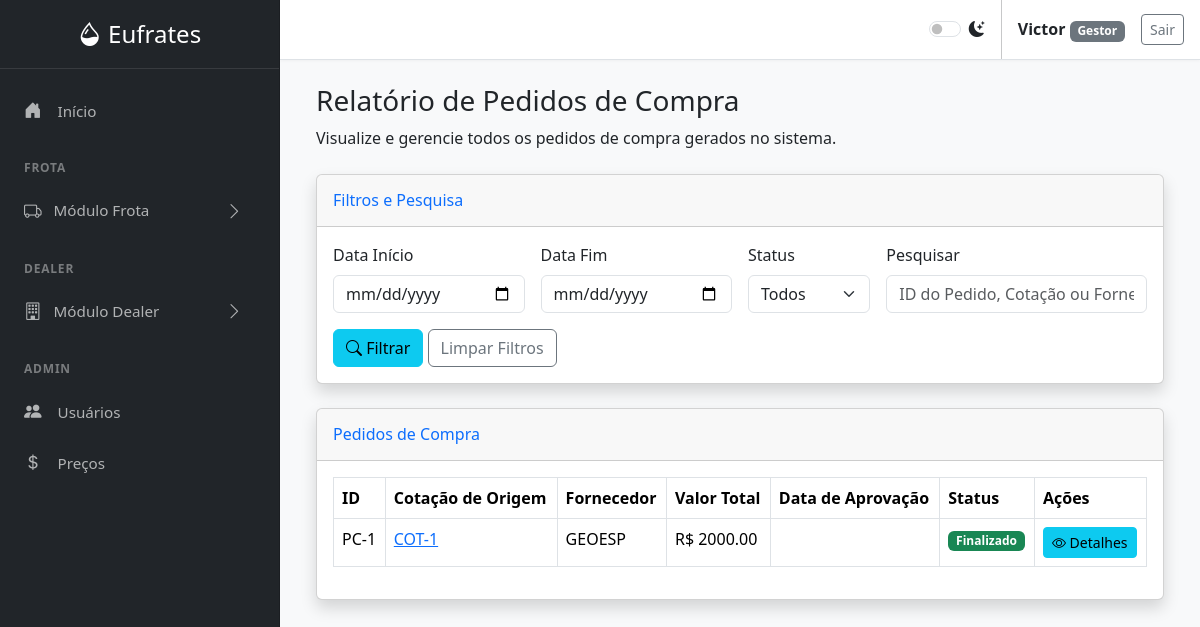
The page /dealers/pedidos-relatorio (signed in) on the database its author committed.
### tables this page shows
CREATE TABLE users (
        id INTEGER PRIMARY KEY AUTOINCREMENT,
        username TEXT NOT NULL UNIQUE,
        password_hash TEXT NOT NULL,
        role TEXT NOT NULL CHECK(role IN ('Gestor', 'Comprador', 'Padrão'))
    );

CREATE TABLE pedidos_compra (
                id INTEGER PRIMARY KEY, cotacao_id INTEGER, user_id INTEGER, fornecedor_id INTEGER,
                valor_total REAL, data_abertura TEXT, status TEXT, data_finalizacao TEXT,
                nf_e_chave TEXT, nfs_pdf_path TEXT, data_registro TEXT
            , orcamento_id INTEGER DEFAULT 0, aprovado_por_id INTEGER DEFAULT 0);

CREATE TABLE fornecedores (
        id INTEGER PRIMARY KEY AUTOINCREMENT,
        cnpj TEXT NOT NULL UNIQUE,
        nome TEXT NOT NULL,
        ie TEXT,
        endereco TEXT,
        tipo TEXT,
        contato TEXT,
        data_registro TEXT DEFAULT CURRENT_TIMESTAMP
    );

### dealer.py (the view)
@dealer_bp.route('/pedidos-relatorio', methods=['GET'])
@login_required
def pedidos_relatorio():
    filtros = {
        'data_inicio': request.args.get('data_inicio', ''),
        'data_fim': request.args.get('data_fim', ''),
        'status': request.args.get('status', ''),
        'pesquisa': request.args.get('pesquisa', '')
    }
    pedidos_list = obter_pedidos_compra_com_filtros(**filtros)
    if request.args.get('imprimir'):
        return render_template('relatorio_pedidos_impressao.html', pedidos=pedidos_list, filtros=filtros, data_emissao=datetime.now().strftime('%d/%m/%Y %H:%M'))
    return render_template('pedidos_relatorio.html', active_page='pedidos_relatorio', pedidos=pedidos_list, filtros=filtros)

### database.py (called while the page is built)
def get_db_connection():
    conn = sqlite3.connect('abastecimentos.db')
    conn.row_factory = sqlite3.Row
    return conn

def get_user_by_id(user_id):
    conn = get_db_connection()
    user = conn.execute('SELECT * FROM users WHERE id = ?', (user_id,)).fetchone()
    conn.close()
    return user

### utils.py (called while the page is built)
def inject_now():
    return {'now': datetime.now(), 'g': g}

def load_logged_in_user():
    user_id = session.get('user_id')
    g.user = get_user_by_id(user_id) if user_id else None

def login_required(view):
    @wraps(view)
    def wrapped_view(*args, **kwargs):
        if g.user is None:
            flash('Você precisa estar logado para acessar esta página.', 'warning')
            return redirect(url_for('auth.login'))
        return view(*args, **kwargs)
    return wrapped_view

### templates/pedidos_relatorio.html (shortened to what this page needs)
{% extends "base.html" %}
{% block content %}
<div class="container-fluid">
    <h1 class="h3 mb-2 text-gray-800">Relatório de Pedidos de Compra</h1>
    <p class="mb-4">Visualize e gerencie todos os pedidos de compra gerados no sistema.</p>
    <div class="card shadow mb-4">
        <div class="card-header py-3">
            <h6 class="m-0 font-weight-bold text-primary">Filtros e Pesquisa</h6>
        </div>
        <div class="card-body">
            <form method="GET" action="{{ url_for('dealer.pedidos_relatorio') }}">
                <div class="row g-3">
                    <div class="col-md-3">
                        <label for="data_inicio" class="form-label">Data Início</label>
                        <input type="date" class="form-control" id="data_inicio" name="data_inicio" value="{{ filtros.data_inicio }}">
                    </div>
                    <div class="col-md-3">
                        <label for="data_fim" class="form-label">Data Fim</label>
                        <input type="date" class="form-control" id="data_fim" name="data_fim" value="{{ filtros.data_fim }}">
                    </div>
                    <div class="col-md-2">
                        <label for="status" class="form-label">Status</label>
                        <select class="form-select" id="status" name="status">
                            <option value="">Todos</option>
                        </select>
                    </div>
                    <div class="col-md-4">
                        <label for="pesquisa" class="form-label">Pesquisar</label>
                        <input type="text" class="form-control" id="pesquisa" name="pesquisa" placeholder="ID do Pedido, Cotação ou Fornecedor..." value="{{ filtros.pesquisa }}">
                    </div>
                </div>
                <div class="row mt-3">
                    <div class="col-12">
                        <button type="submit" class="btn btn-info"><i class="bi bi-search"></i> Filtrar</button>
                        <a href="{{ url_for('dealer.pedidos_relatorio') }}" class="btn btn-outline-secondary">Limpar Filtros</a>
                    </div>
                </div>
            </form>
        </div>
    </div>
    <div class="card shadow mb-4">
        <div class="card-header py-3">
            <h6 class="m-0 font-weight-bold text-primary">Pedidos de Compra</h6>
        </div>
        <div class="card-body">
            <div class="table-responsive">
                <table class="table table-bordered" id="dataTable" width="100%" cellspacing="0">
                    <thead>
                        <tr>
                            <th>ID</th>
                            <th>Cotação de Origem</th>
                            <th>Fornecedor</th>
                            <th>Valor Total</th>
                            <th>Data de Aprovação</th>
                            <th>Status</th>
                            <th>Ações</th>
                        </tr>
                    </thead>
                    <tbody>
                        {% if pedidos %}
                            {% for pedido in pedidos %}
                            <tr>
                                <td>PC-{{ pedido.id }}</td>
                                <td><a href="{{ url_for('dealer.cotacao_detalhe', cotacao_id=pedido.cotacao_id) }}">COT-{{ pedido.cotacao_id }}</a></td>
                                <td>{{ pedido.fornecedor_nome }}</td>
                                <td>R$ {{ "%.2f"|format(pedido.valor_total|float) }}</td>
                                <td>{{ pedido.data_aprovacao }}</td>
                                <td>
                                    <span class="badge {% if pedido.status == 'Aberto' %}bg-warning text-dark{% elif pedido.status == 'Finalizado' %}bg-success{% else %}bg-secondary{% endif %}">
                                        {{ pedido.status }}
                                    </span>
                                </td>
                                <td>
                                    <a href="{{ url_for('dealer.pedido_detalhe', pedido_id=pedido.id) }}" class="btn btn-info btn-sm">
                                        <i class="bi bi-eye"></i> Detalhes
                                    </a>
                                </td>
                            </tr>
                            {% endfor %}
                        {% else %}
                            <tr>
                                <td colspan="7" class="text-center">Nenhum pedido de compra encontrado. Aprove um orçamento para gerar um novo pedido.</td>
                            </tr>
                        {% endif %}
                    </tbody>
                </table>
            </div>
        </div>
    </div>
</div>
{% endblock %}

### templates/base.html (shortened to what this page needs)
<!DOCTYPE html>
<html lang="pt-BR" data-bs-theme="light">
<head>
    <link href="https://cdn.jsdelivr.net/npm/bootstrap@5.3.3/dist/css/bootstrap.min.css" rel="stylesheet">
    <link rel="stylesheet" href="https://cdn.jsdelivr.net/npm/bootstrap-icons@1.11.3/font/bootstrap-icons.min.css">
</head>
<body>
    <div class="sidebar text-white">
        <div class="sidebar-header text-center">
            <a href="{{ url_for('frota.index') }}" class="fs-4 text-white text-decoration-none">
                <i class="bi bi-droplet-half"></i> Eufrates
            </a>
        </div>
        <ul class="nav flex-column flex-grow-1 mt-3">
            <li class="nav-item">
                <a class="nav-link {% if active_page == 'index' %}active{% endif %}" href="{{ url_for('frota.index') }}">
                    <i class="bi bi-house-door-fill"></i> Início
                </a>
            </li>
            <div class="sidebar-heading">Frota</div>
            <li class="nav-item">
                <a class="nav-link d-flex align-items-center" data-bs-toggle="collapse" href="#frotaSubmenu" role="button" aria-expanded="false" aria-controls="frotaSubmenu">
                    <i class="bi bi-truck"></i> Módulo Frota <i class="bi bi-chevron-right arrow"></i>
                </a>
            </li>
            <div class="sidebar-heading">Dealer</div>
            <li class="nav-item">
                <a class="nav-link d-flex align-items-center" data-bs-toggle="collapse" href="#dealerSubmenu" role="button" aria-expanded="false" aria-controls="dealerSubmenu">
                    <i class="bi bi-building"></i> Módulo Dealer <i class="bi bi-chevron-right arrow"></i>
                </a>
            </li>
            {% if g.user and g.user.role in ['Administrador', 'Gestor'] %}
            <div class="sidebar-heading">Admin</div>
            <li class="nav-item">
                <a class="nav-link {% if active_page == 'user_management' %}active{% endif %}" href="{{ url_for('auth.user_management') }}">
                    <i class="bi bi-people-fill"></i> Usuários
                </a>
            </li>
            <li class="nav-item">
                <a class="nav-link {% if active_page == 'reajuste_combustiveis' %}active{% endif %}" href="{{ url_for('frota.reajuste_combustiveis') }}">
                    <i class="bi bi-currency-dollar"></i> Preços
                </a>
            </li>
            {% endif %}
        </ul>
    </div>
    <div class="main-content">
        <nav class="top-nav px-3 d-flex align-items-center justify-content-end">
            <div class="form-check form-switch me-3">
                <input class="form-check-input" type="checkbox" role="switch" id="themeSwitcher">
                <label class="form-check-label" for="themeSwitcher"><i class="bi bi-moon-stars-fill"></i></label>
            </div>
            {% if g.user %}
                <div class="px-3">
                    <span class="fw-bold">{{ g.user.username }}</span>
                    <span class="badge text-bg-secondary">{{ g.user.role }}</span>
                </div>
                <a href="{{ url_for('auth.logout') }}" class="btn btn-outline-secondary btn-sm">Sair</a>
            {% endif %}
        </nav>
        <main class="page-content">
            {% block content %}{% endblock %}
        </main>
    </div>
</body>
</html>

### templates/base.html (style rules this page uses)
:root { --sidebar-width: 280px; }
body { display: flex; background-color: var(--bs-tertiary-bg); }
.sidebar { width: var(--sidebar-width); height: 100vh; position: fixed; top: 0; left: 0; display: flex; flex-direction: column; background-color: #212529; border-right: 1px solid var(--bs-border-color-translucent); overflow-y: auto; }
.main-content { margin-left: var(--sidebar-width); width: calc(100% - var(--sidebar-width)); }
.top-nav { background-color: var(--bs-body-bg); border-bottom: 1px solid var(--bs-border-color); min-height: 60px; box-shadow: 0 1px 3px rgba(0,0,0, .04); }
.page-content { padding: 1.5rem; }
.sidebar-header { padding: 1rem 1.5rem; border-bottom: 1px solid rgba(255, 255, 255, 0.1); }
.sidebar .nav-link { color: rgba(255, 255, 255, 0.65); font-size: 0.95rem; padding: 0.75rem 1.5rem; }
.sidebar .nav-link .bi { margin-right: 0.75rem; font-size: 1.1rem; }
.sidebar .nav-link[data-bs-toggle="collapse"] .arrow { margin-left: auto; transition: transform 0.2s ease-in-out; }
.sidebar-heading { font-size: .75rem; text-transform: uppercase; letter-spacing: .05rem; font-weight: 600; color: rgba(255, 255, 255, 0.4); padding: 1.5rem 1.5rem 0.5rem; }

### rows shown on the page
users: user.username "Victor", user.role "Gestor"
pedidos_compra: id "1", cotacao_id "1", fornecedor_nome "GEOESP", valor_total "2000.00", status "Finalizado"
